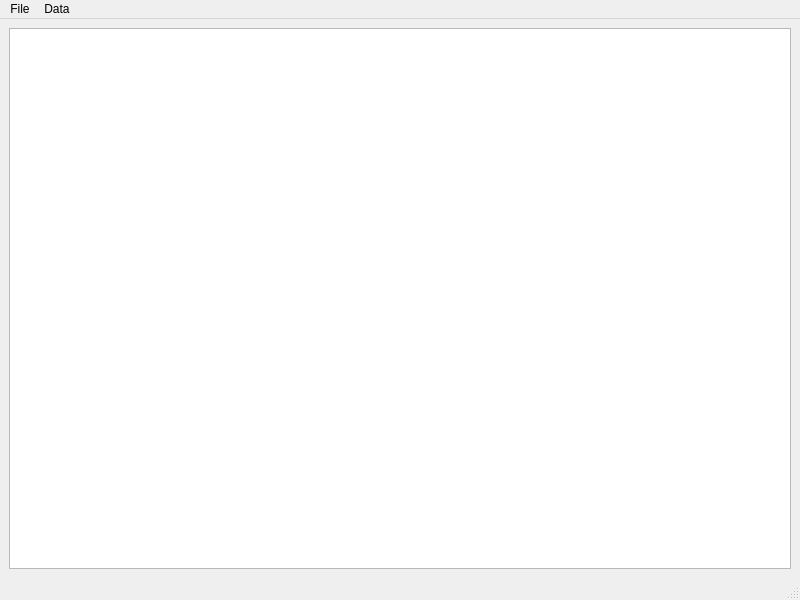
<?xml version="1.0" encoding="UTF-8"?>
<ui version="4.0">
 <class>MainWindow</class>
 <widget class="QMainWindow" name="MainWindow">
  <property name="geometry">
   <rect>
    <x>0</x>
    <y>0</y>
    <width>800</width>
    <height>600</height>
   </rect>
  </property>
  <property name="windowTitle">
   <string>MainWindow</string>
  </property>
  <widget class="QWidget" name="centralwidget">
   <layout class="QGridLayout" name="gridLayout">
    <item row="0" column="0">
     <widget class="QTreeView" name="treeView">
      <property name="editTriggers">
       <set>QAbstractItemView::NoEditTriggers</set>
      </property>
     </widget>
    </item>
   </layout>
  </widget>
  <widget class="QMenuBar" name="menubar">
   <property name="geometry">
    <rect>
     <x>0</x>
     <y>0</y>
     <width>800</width>
     <height>25</height>
    </rect>
   </property>
   <widget class="QMenu" name="menuFile">
    <property name="title">
     <string>File</string>
    </property>
    <addaction name="actionOpen"/>
   </widget>
   <widget class="QMenu" name="menuData">
    <property name="title">
     <string>Data</string>
    </property>
    <addaction name="actionCompareCurrentData"/>
   </widget>
   <addaction name="menuFile"/>
   <addaction name="menuData"/>
  </widget>
  <widget class="QStatusBar" name="statusbar"/>
  <action name="actionOpen">
   <property name="text">
    <string>Open Database</string>
   </property>
  </action>
  <action name="actionCompareCurrentData">
   <property name="text">
    <string>Compare current data</string>
   </property>
  </action>
 </widget>
 <resources/>
 <connections/>
</ui>
